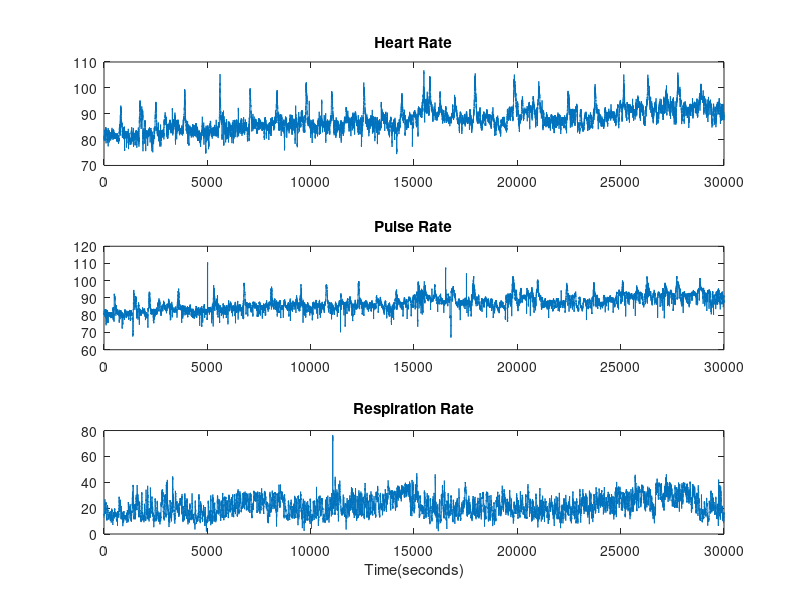
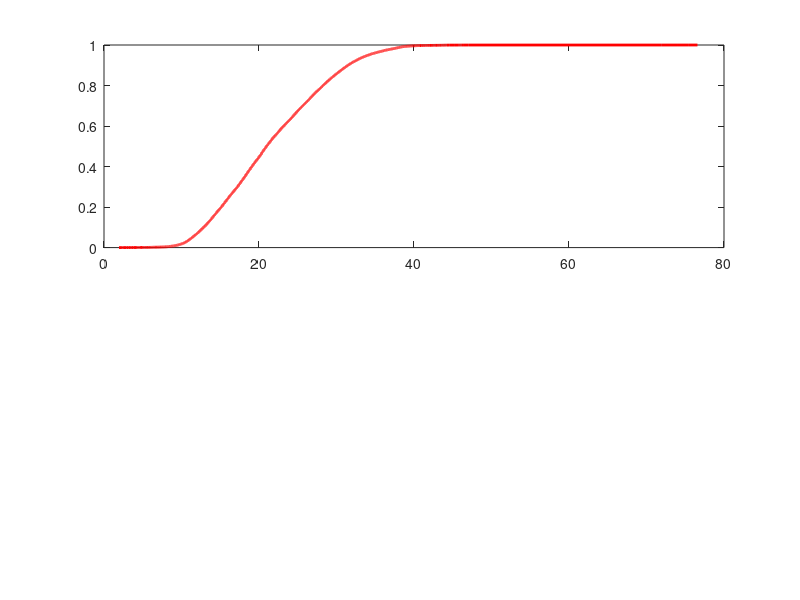

The MATLAB script that drew these images, in order: (Note: this script raises an error after producing the figures.)
%   FILL IN / MODIFY THE CODE WITH "" or comments with !!
close all;
clear all;

% Load patient_data.mat 
load('patient_data.mat');
labels = {'Heart Rate','Pulse Rate','Respiration Rate'};

% open the result file
% !! replace # with your own groupID
fid = fopen('ECE313_Mini2_group5', 'w');

%% T0
% !! Subset your data for each signal
% Z = "Heart Rate"
heartRate = data(1,1:30000);
% Y = "Pulse Rate"
pulseRate = data(2, 1:30000);
% X = "Respiration"
respRate = data(3, 1:30000);

% Part a
% !! Plot each signal over time
figure;
subplot(3,1,1);
plot(heartRate);
title(labels(1));
subplot(3,1,2);
plot(pulseRate);
title(labels(2));
subplot(3,1,3);
plot(respRate);
title(labels(3));
xlabel('Time(seconds)')


% Note that Tasks 1.1 and 1.2 should be done only for the respiration rate signal 
% Tasks 2.1 and 2.2 should be performed using all three signals.
%% T1.1
% Part a
% Generating three sample sets of different sizes
sz = [70,1000,30000];
for k = 1:3
    % Pick a random sample of size sz(k) from the data set  
    % (Without replacement)
    Sample = datasample(respRate,sz(k),'Replace',false);

    % Plot the CDF of the whole data set as the reference (in red color)
    figure;  
    subplot(2,1,1);
    [p, xi] = ecdf(respRate);
    plot(xi,p);
    hold on;% For the next plots to be on the same figure        
    h = get(gca,'children'); set(h,'LineWidth',2);set(h,'Color','r')
    
    % !! Call the funcion for calculating and ploting pdf and CDF of X
    pdf_cdf(Sample)
    
    title(strcat(strcat(char(labels(3)),' - Sample Size = '),char(num2str(sz(k)))));
end

% Part b
% !! Use the tabulate function in MATLAB over X and floor(X). 

% Declaring variables, finding pdf and pmf
tabulate_X = tabulate(respRate);
tabulate_floor_X = tabulate(floor(respRate));
min_tabulate_X = min(tabulate_X(1:30000, 3));
max_tabulate_X = max(tabulate_X(1:30000, 3));
min_tabulate_floor_X = min(tabulate_floor_X(1:76, 3));
max_tabulate_floor_X = max(tabulate_floor_X(1:76, 3));

% !! Answer the question by filling in the following printf
fprintf(fid, 'Task 1.1 - Part b\n');
fprintf(fid, 'Min of tabulate(X) = %f\n', min_tabulate_X);
fprintf(fid, 'Max of tabulate(X) = %f\n', max_tabulate_X);
fprintf(fid, 'Min of tabulate(floor(X)) = %f\n', min_tabulate_floor_X);
fprintf(fid, 'Max of tabulate(floor(X)) = %f\n', max_tabulate_floor_X);
fprintf(fid, 'Observed Property of PDF = %s\n\n', 'F(X) is a non-decreasing and Gaussian distribution.');

% Part c
% !! Using CDF of X, find values a and b such that P(X <= a) <= 0.02 and P(X <= b) >= 0.98.
respRate_sorted = sort(respRate);
i = 1;
while p(i) <= 0.02
    a = xi(i);
    i = i + 1;
end

l = 30001;
while p(l) >= 0.98
    b = xi(l);
    l = l - 1;
end


fprintf(fid, 'Task 1.1 - Part c\n');
fprintf(fid, 'Empirical a = %f\n', a);
fprintf(fid, 'Empirical b = %f\n\n', b);

%% Task 1.2;

% Part a
% !! Calculate mean of the signal

fprintf(fid, 'Task 1.2 - Part a\n');
mean_RESP = mean(respRate);
fprintf(fid, 'Mean RESP = %f\n\n', mean_RESP);
% !! Calculate standard deviation of the signal

fprintf(fid, 'Standard Deviation RESP = %f\n', std(respRate));

% Part b
% !! Generate a normal random variable with the same mean & standard deviation 
std_resp = std(respRate);
acounter = 0;
bcounter = 30000;
for k = 1:30000
    % Pick a random sample of size sz(k) from the data set  
    % (Without replacement)
    respRate_normal(k) = normrnd(mean_RESP, std_resp);
    respRate_normalized(k) = (respRate_normal(k)-mean_RESP)/std_resp;
    if respRate_normalized(k) <= -2.05
        acounter = acounter + 1;
    end
    if respRate_normalized(k) >= 2.05
        bcounter = bcounter - 1;
    end

end

% !! Plot pdf and CDF of the generated random variable using pdf_cdf function
figure;
% !! Call the funcion for calculating and ploting pdf and CDF of X
pdf_cdf(respRate_normalized)
title(strcat(char(labels(3)),' Normal Approximation'));


% Part c
figure;
title(strcat(char(labels(3)),' Normplot'));
% !! Use normplot function to estimate the difference between distributions
normplot(respRate_normal);


% Part d
% !! Show your work in the report, then plug in the numbers that you calculated here
fprintf(fid, 'Task 1.2 - Part d\n');
fprintf(fid, 'Theoretical a = %f\n', respRate_sorted(acounter));
fprintf(fid, 'Theoretical b = %f\n\n', respRate_sorted(bcounter));

%% Task 2.1;
% Tasks 2.1 and 2.2 should be done twice, 
% once with the empirical threshold, and once with the theoretical threshold
% !! Change the code to do this.

% Part a
% !! Call the threshold function and generate alarms for each signal
for k = 1:30000
   
% Calculate for empirical threshold
HR_empirical_threshold(k) = threshold_func(heartRate(k), 80.17, 98.52);
PR_empirical_threshold(k) = threshold_func(pulseRate(k), 79.00, 97.07);
RESP_empirical_threshold(k) = threshold_func(respRate(k), a, b);

%calculate for theoretical threshold
HR_theoretical_threshold(k) = threshold_func(heartRate(k), 78.84, 96.86);
PR_theoretical_threshold(k) = threshold_func(pulseRate(k), 78.15, 96.09);
RESP_theoretical_threshold(k) = threshold_func(respRate(k), respRate_sorted(acounter), respRate_sorted(bcounter));

end


% Parts b and c
% !! Write the code for coalescing alarms and majority voting here 

for i = 1:3000
    flag_HR_empirical = 0;
    flag_HR_theoretical = 0;
    flag_PR_empirical = 0;
    flag_PR_theoretical = 0;
    flag_RESP_empirical = 0;
    flag_RESP_theoretical = 0;
    k = (i-1)*10;
    for j = 1:10
        if HR_empirical_threshold(k+j) == 1;
            flag_HR_empirical = 1;
        end
        if HR_theoretical_threshold(k+j) == 1;
            flag_HR_theoretical = 1;
        end
        if PR_empirical_threshold(k+j) == 1;
            flag_PR_empirical = 1;
        end
        if PR_theoretical_threshold(k+j) == 1;
            flag_PR_theoretical = 1;
        end
        if RESP_empirical_threshold(k+j) == 1;
            flag_RESP_empirical = 1;
        end
        if RESP_empirical_threshold(k+j) == 1;
            flag_RESP_theoretical = 1;
        end
    end
    HR_empirical_threshold_10(i) = flag_HR_empirical;
    HR_theoretical_threshold_10(i) = flag_HR_theoretical;
    PR_empirical_threshold_10(i) = flag_PR_empirical;
    PR_theoretical_threshold_10(i) = flag_PR_theoretical;
    RESP_empirical_threshold_10(i) = flag_RESP_empirical;
    RESP_theoretical_threshold_10(i) = flag_RESP_theoretical;
end


for k = 1:3000

    if(HR_empirical_threshold_10(k) + PR_empirical_threshold_10(k) + RESP_empirical_threshold_10(k) >= 2)
        empirical_alarm(k) = 1;
    else
        empirical_alarm(k) = 0;
    end


    if(HR_theoretical_threshold_10(k) + PR_theoretical_threshold_10(k) + RESP_theoretical_threshold_10(k) >= 2)
        theoretical_alarm(k) = 1;
    else
        theoretical_alarm(k) = 0;
    end

end


% Part d
% !! Fill in the bar functions with the name of vectors storing your alarms

% empirical thresholds
figure;
subplot(5,1,1);
bar(HR_empirical_threshold_10);
title(strcat(char(labels(1)),' Alarms'));
subplot(5,1,2);
bar(PR_empirical_threshold_10);
title(strcat(char(labels(2)),' Alarms'));
subplot(5,1,3);
bar(RESP_empirical_threshold_10);
title(strcat(char(labels(3)),' Alarms'));
subplot(5,1,4);
bar(empirical_alarm);
title('Majority Voter Alarms - Empirical Thresholds');
subplot(5,1,5);
title('Golden Alarms');
bar(golden_alarms,'r');

% theoretical thresholds
figure;
subplot(5,1,1);
bar(HR_theoretical_threshold_10);
title(strcat(char(labels(1)),' Alarms'));
subplot(5,1,2);
bar(PR_theoretical_threshold_10);
title(strcat(char(labels(2)),' Alarms'));
subplot(5,1,3);
bar(RESP_theoretical_threshold_10);
title(strcat(char(labels(3)),' Alarms'));
subplot(5,1,4);
bar(theoretical_alarm);
title('Majority Voter Alarms - Theoretical Thresholds');
subplot(5,1,5);
title('Golden Alarms');
bar(golden_alarms,'r');

%% Task 2.2;
% Parts a and b
% !! Write the code to calculate the probabilities of:
%    false alarm, miss detection and error 

empirical_miss_detection = 0;
empirical_false_alarm = 0;
threshold_miss_detection = 0;
theoretical_false_alarm = 0;

for k = 1:3000
    if(golden_alarms(k) && ~empirical_alarm(k))
        empirical_miss_detection = empirical_miss_detection + 1;
    end
    if(~golden_alarms(k) && empirical_alarm(k))
        empirical_false_alarm = empirical_false_alarm + 1;
    end
    
    if(golden_alarms(k) && ~theoretical_alarm(k))
        theoretical_miss_detection = theoretical_miss_detection + 1;
    end
    if(~golden_alarms(k) && theoretical_alarm(k))
        theoretical_false_alarm = theoretical_false_alarm + 1;
    end
        
end



fprintf(fid, 'Task 2.2 - Parts a and b\n');
fprintf(fid, 'Using Empirical Thresholds:\n');
%fprintf(fid, 'Probability of False Alarm    = %f\n', "False Alarm");
%fprintf(fid, 'Probability of Miss Detection = %f\n', "Miss Detect");
%fprintf(fid, 'Probability of Error          = %f\n\n', "Error");

% Part c
% !! Repeat Tasks 2.1 and 2.2 with Theoretical thresholds



%figure;
%subplot(5,1,1);
%bar("HR Alarms");
%title(strcat(char(labels(1)),' Alarms'));
%subplot(5,1,2);
%bar("PR Alarms");
%title(strcat(char(labels(2)),' Alarms'));
%subplot(5,1,3);
%bar("RESP Alarms");
%title(strcat(char(labels(3)),' Alarms'));
%subplot(5,1,4);
%bar("Majority Voter Alarms");
%title('Majority Voter Alarms - Theoretical Thresholds');
%subplot(5,1,5);
%title('Golden Alarms');
%bar("Golden Alarms",'r');


fprintf(fid, 'Task 2.2 - Part c\n');
fprintf(fid, 'Using Theoretical Thresholds:\n');
%fprintf(fid, 'Probability of False Alarm    = %f\n', "False Alarm");
%fprintf(fid, 'Probability of Miss Detection = %f\n', "Miss Detect");
%fprintf(fid, 'Probability Error             = %f\n\n', "Error");



%% Task 3
% Part a
% !! Calculate the rate of alarms


fprintf(fid, 'Task 3 - Part a\n');
%fprintf(fid, 'Rate of alarms in Golden alarms= %f\n', "Golden Alarm Rate");



% Parts b
% !! Derive the time interval between to consecutive alarms, and generate alarms up to 3,000 windows
%i = 0;
%while (i < 3000)
	% generate a exp. random number.
	
	% mark the sample window indicated by the time interval
	
	
%end 

% !! Fill in the bar functions with the name of vectors storing your alarms
%figure;
%subplot(2, 1, 1);
%bar("Golden Alarms");
%title('Golden Alarms'));

%subplot(2, 1, 2);
%bar("Exp. dist Alarms");
%title('Exp. dist Alarms'));


% Part c
% !! Write the code to calculate the probabilities of:
%    false alarm, miss detection and error 

% Note, please make sure to consider the tolerance interval when evaluating the performance of the Exp. distribution based detector.

fprintf(fid, 'Task 3 - Part c\n');
%fprintf(fid, 'Probability of False Alarm    = %f\n', "False Alarm");
%fprintf(fid, 'Probability of Miss Detection = %f\n', "Miss Detect");
%fprintf(fid, 'Probability of Error          = %f\n\n', "Error");


fclose(fid);

